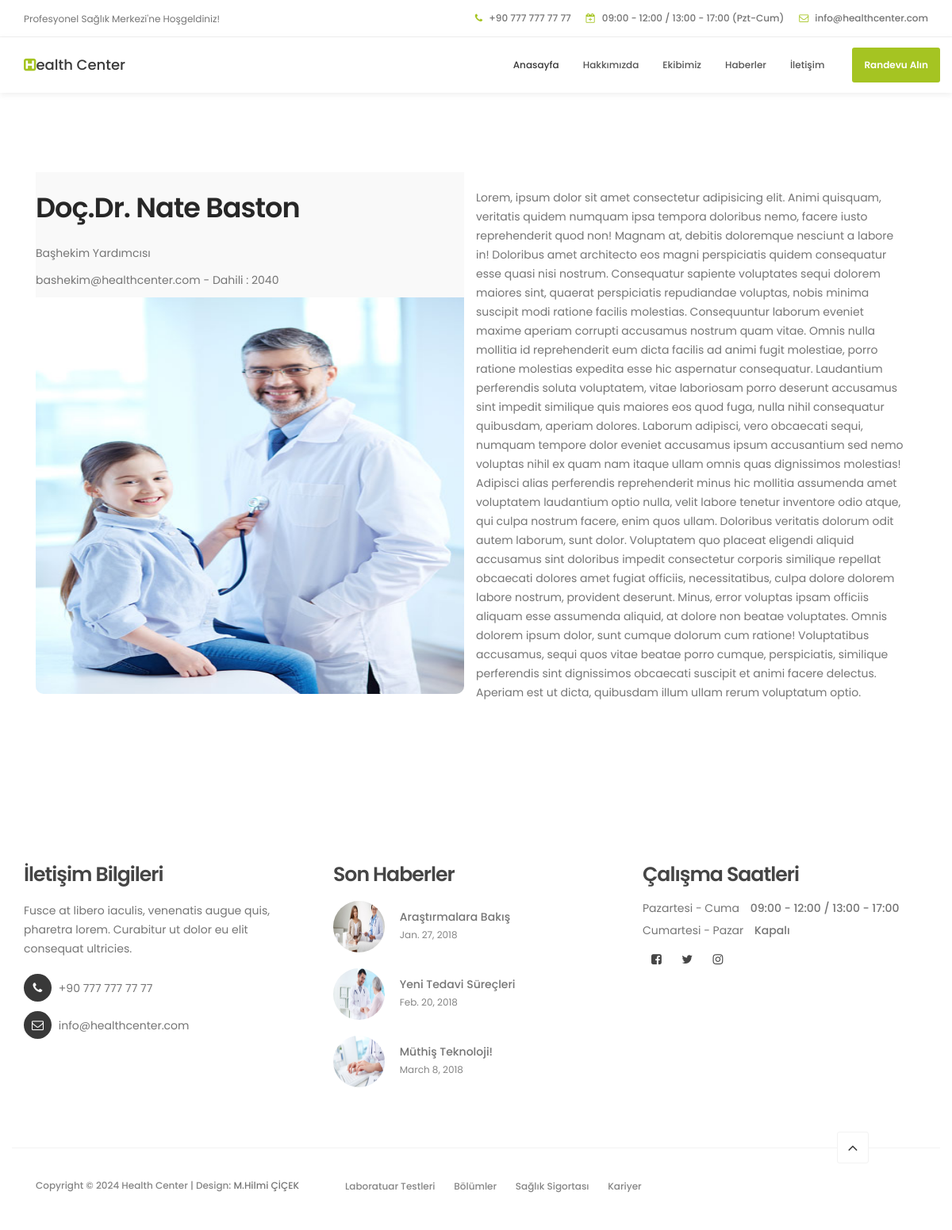
Page /team/docdr-nate-baston/ on the committed database.
### Team/models.py (models this page shows, shortened)
class Team(models.Model):
    isim = models.CharField(max_length=100)
    resim = models.FileField(upload_to='team_images')
    brans = models.CharField(max_length=50)
    dahili = models.CharField(max_length=15)
    email = models.EmailField()
    ozgecmis = models.TextField()
    slug = models.SlugField(unique=True, blank=True)

### News/models.py (models this page shows, shortened)
class News(models.Model):
    baslik = models.CharField(max_length=100)
    resim = models.FileField(upload_to='news_images')
    tarih = models.DateField()
    icerik = models.CharField(max_length=500)
    yazar = models.ForeignKey(Author, on_delete=models.CASCADE, null=True)
    kategori = models.ForeignKey(Category, on_delete=models.CASCADE, null=True)
    slug = models.SlugField(unique=True, blank=True)

### Team/views.py (the view)
# urls.py: path('<slug:slug>/', team_detail_view, name='team_detail_page'),
def team_detail_view(request,slug):
    news = News.objects.all()
    team = Team.objects.filter(slug=slug)
    return render(request, 'Team/team.html', {
        'team': team,
        'news': news,
    })

### Team/templates/Team/team.html
{% extends "layout.html" %}
{% block content %}
    {% include "components/_header.html" %}
    {% include "components/_menu.html" %}
    {% include "components/_team-detail.html" %}
    {% include "components/_footer.html" %}
{% endblock content %}

### templates/layout.html (shortened to what this page needs)
<!DOCTYPE html>
{% load static %}
<html lang="en">
<head>
    <link rel="stylesheet" href="{% static "css/bootstrap.min.css" %}">
    <link rel="stylesheet" href="{% static "css/font-awesome.min.css" %}">
    <link rel="stylesheet" href="{% static "css/animate.css" %}">
    <link rel="stylesheet" href="{% static "css/owl.carousel.css" %}">
    <link rel="stylesheet" href="{% static "css/owl.theme.default.min.css" %}">
    <link rel="stylesheet" href="{% static "css/magnific-popup.css" %}">
    <link rel="stylesheet" href="{% static "css/style.css" %}">
</head>
<body  id="top" data-spy="scroll" data-target=".navbar-collapse" data-offset="50">
    {% block content %}
    {% endblock content %}
</body>
</html>

### templates/components/_header.html
<header>
    <div class="container">
         <div class="row">
              <div class="col-md-4 col-sm-5">
                   <p>Profesyonel Sağlık Merkezi'ne Hoşgeldiniz!</p>
              </div>
              <div class="col-md-8 col-sm-7 text-align-right">
                   <span class="phone-icon"><i class="fa fa-phone"></i> +90 777 777 77 77</span>
                   <span class="date-icon"><i class="fa fa-calendar-plus-o"></i> 09:00 - 12:00 / 13:00 - 17:00 (Pzt-Cum)</span>
                   <span class="email-icon"><i class="fa fa-envelope-o"></i> <a href="#">info@healthcenter.com</a></span>
              </div>
         </div>
    </div>
</header>

### templates/components/_menu.html (shortened to what this page needs)
<section class="navbar navbar-default navbar-static-top" role="navigation">
    <div class="container">
         <div class="navbar-header">
              <a href="{% url "index_page" %}" class="navbar-brand"><i class="fa fa-h-square"></i>ealth Center</a>
         </div>
         <div class="collapse navbar-collapse">
              <ul class="nav navbar-nav navbar-right">
                   <li><a href="#top" class="smoothScroll">Anasayfa</a></li>
                   <li><a href="#about" class="smoothScroll">Hakkımızda</a></li>
                   <li><a href="#team" class="smoothScroll">Ekibimiz</a></li>
                   <li><a href="#news" class="smoothScroll">Haberler</a></li>
                   <li><a href="#google-map" class="smoothScroll">İletişim</a></li>
                   <li class="appointment-btn"><a href="{% url "randevu_page" %}">Randevu Alın</a></li>
              </ul>
         </div>
    </div>
</section>

### templates/components/_team-detail.html (shortened to what this page needs)
{% load static %}
<section id="team" data-stellar-background-ratio="0.5">
    <div class="container">
        <div class="row">
            <div class="col-md-12 col-sm-11">
                {% for doktor in team %}
                <div class="col-md-6 col-sm-5">
                    <div class="team-thumb wow fadeInUp" data-wow-delay="0.2s">
                        <h2>{{ doktor.isim }}</h2>
                        <p>{{ doktor.brans }}</p>
                        <p>{{ doktor.email }} - Dahili : {{ doktor.dahili }} </p>
                        <img src="{{ doktor.resim.url }}" class="img-responsive" style="width:750px; height:500px;" alt="">
                    </div>
                </div>
                <div class="team-info">
                    <p>{{ doktor.ozgecmis }}</p>
               </div>
               {% endfor %}
            </div>
        </div>
    </div>
</section>

### templates/components/_footer.html
{% load static %}
<footer data-stellar-background-ratio="5">
    <div class="container">
         <div class="row">
              <div class="col-md-4 col-sm-4">
                   <div class="footer-thumb">
                        <h4 class="wow fadeInUp" data-wow-delay="0.4s">İletişim Bilgileri</h4>
                        <p>Fusce at libero iaculis, venenatis augue quis, pharetra lorem. Curabitur ut dolor eu elit consequat ultricies.</p>
                        <div class="contact-info">
                             <p><i class="fa fa-phone"></i> +90 777 777 77 77</p>
                             <p><i class="fa fa-envelope-o"></i> <a href="#">info@healthcenter.com</a></p>
                        </div>
                   </div>
              </div>
              <div class="col-md-4 col-sm-4">
                   <div class="footer-thumb">
                        <h4 class="wow fadeInUp" data-wow-delay="0.4s">Son Haberler</h4>
                        {% for haber in news %}
                        <div class="latest-stories">
                             <div class="stories-image">
                                  <a href="{% url "news_detail_page" haber.slug %}"><img src="{{ haber.resim.url }}" class="img-responsive" alt=""></a>
                             </div>
                             <div class="stories-info">
                                  <a href="{% url "news_detail_page" haber.slug %}"><h5>{{ haber.baslik }}</h5></a>
                                  <span>{{ haber.tarih }}</span>
                             </div>
                        </div>
                        {% endfor %}
                   </div>
              </div>
              <div class="col-md-4 col-sm-4">
                   <div class="footer-thumb">
                        <div class="opening-hours">
                             <h4 class="wow fadeInUp" data-wow-delay="0.4s">Çalışma Saatleri</h4>
                             <p>Pazartesi - Cuma <span>  09:00 - 12:00 / 13:00 - 17:00 </span></p>
                             <p>Cumartesi - Pazar <span>Kapalı</span></p>
                        </div>
                        <ul class="social-icon">
                             <li><a href="#" class="fa fa-facebook-square" attr="facebook icon"></a></li>
                             <li><a href="#" class="fa fa-twitter"></a></li>
                             <li><a href="#" class="fa fa-instagram"></a></li>
                        </ul>
                   </div>
              </div>
              <div class="col-md-12 col-sm-12 border-top">
                   <div class="col-md-4 col-sm-6">
                        <div class="copyright-text">
                              <p>Copyright &copy; 2024 Health Center
                              | Design: <a rel="nofollow" href="https://github.com/mhilmicck07" target="_blank">M.Hilmi ÇİÇEK</a></p>
                        </div>
                   </div>
                   <div class="col-md-6 col-sm-6">
                        <div class="footer-link">
                             <a href="#">Laboratuar Testleri</a>
                             <a href="#">Bölümler</a>
                             <a href="#">Sağlık Sigortası</a>
                             <a href="#">Kariyer</a>
                        </div>
                   </div>
                   <div class="col-md-2 col-sm-2 text-align-center">
                        <div class="angle-up-btn">
                            <a href="#top" class="smoothScroll wow fadeInUp" data-wow-delay="1.2s"><i class="fa fa-angle-up"></i></a>
                        </div>
                   </div>
              </div>
         </div>
    </div>
</footer>

### rows in the picture
Team: isim "Doç.Dr. Nate Baston", brans "Başhekim Yardımcısı", email "bashekim@healthcenter.com", dahili "2040", resim (picture), ozgecmis "Lorem, ipsum dolor sit amet consectetur adipisicing elit. Animi quisquam, veritatis quidem numquam ipsa tempora doloribus nemo, facere iusto reprehenderit quod non! Magnam at, debitis doloremque nesciunt a labore in! Doloribus amet architecto eos magni perspiciatis quidem consequatur esse quasi nisi nostrum. Consequatur sapiente voluptates sequi dolorem maiores sint, quaerat perspiciatis repudiandae voluptas, nobis minima suscipit modi ratione facilis molestias. Consequuntur laborum eveniet maxime aperiam corrupti accusamus nostrum quam vitae. Omnis nulla mollitia id reprehenderit eum dicta facilis ad animi fugit molestiae, porro ratione molestias expedita esse hic aspernatur consequatur.…"
News: resim (picture), baslik "Araştırmalara Bakış", tarih "Jan. 27, 2018"
News: resim (picture), baslik "Yeni Tedavi Süreçleri", tarih "Feb. 20, 2018"
News: resim (picture), baslik "Müthiş Teknoloji!", tarih "March 8, 2018"
